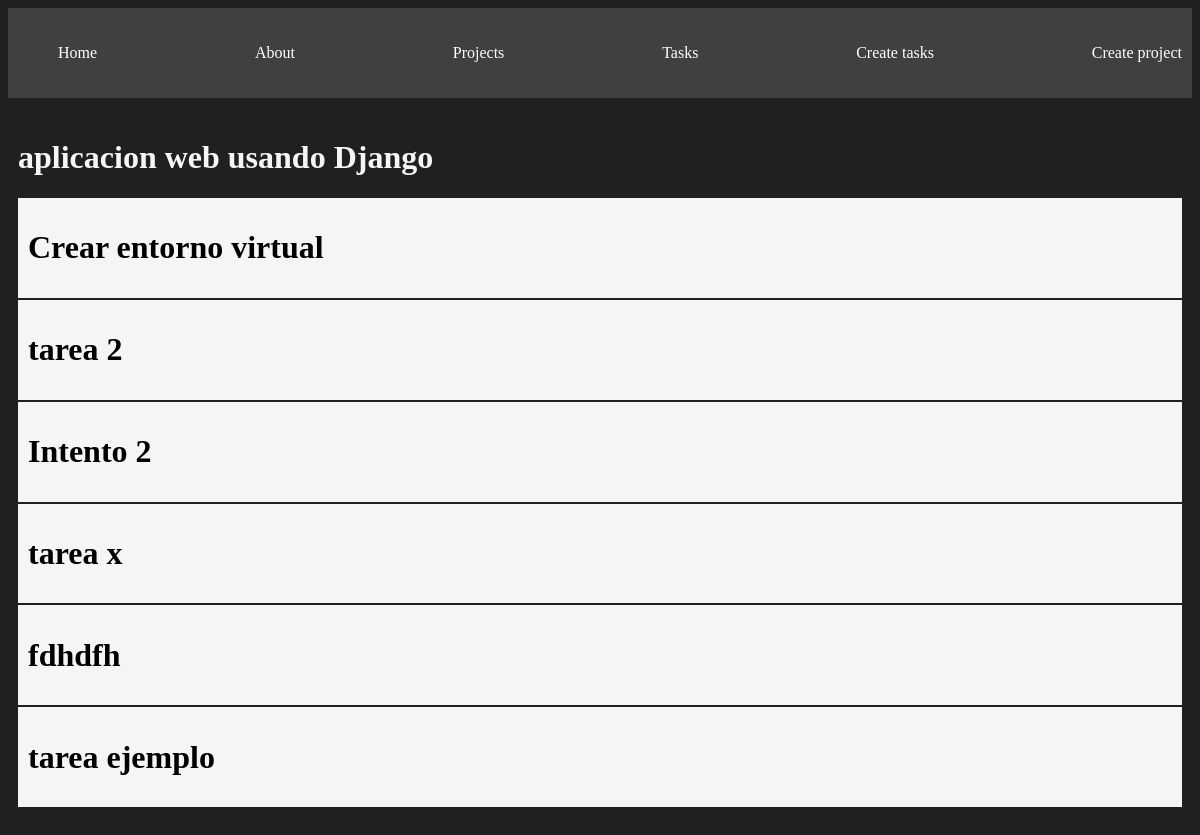
Screenshot of /project/2 with the database file from the repository.
### myapp/models.py (models this page shows, shortened)
class Project(models.Model):
    name = models.CharField(max_length=200)
    def __str__(selft):
        return selft.name

class Task(models.Model):
    title = models.CharField(max_length=200)
    descripcion = models.TextField()
    project=models.ForeignKey(Project, on_delete=models.CASCADE)
    done= models.BooleanField(default=False)

### myapp/views.py (the view)
# urls.py: path('project/<int:id>',views.project_detail,name="project_detail"),
def project_detail(request,id):
    project = get_object_or_404(Project, id=id)
    tasks = Task.objects.filter(project=id)
    return render(request,'project/detail.html',{'project':project, 'tasks':tasks})

### myapp/templates/project/detail.html
{% extends 'layouts/base.html' %}
{% block content %}
<h1>{{project}}</h1>
{% for task in tasks %}
<div class="card">
    <h1>{{task.title}}</h1>
</div>
{% endfor %}
{% endblock %}

### myapp/static/styles/main.css (style rules this page uses)
body { background: #202020; color: whitesmoke; }
.card { background: whitesmoke; color: black; padding: 10px; margin-bottom: 2px; }

### rows the page displays
Project: name "aplicacion web usando Django"
Task: title "Crear entorno virtual"
Task: title "tarea 2"
Task: title "Intento 2"
Task: title "tarea x"
Task: title "fdhdfh"
Task: title "tarea ejemplo"
